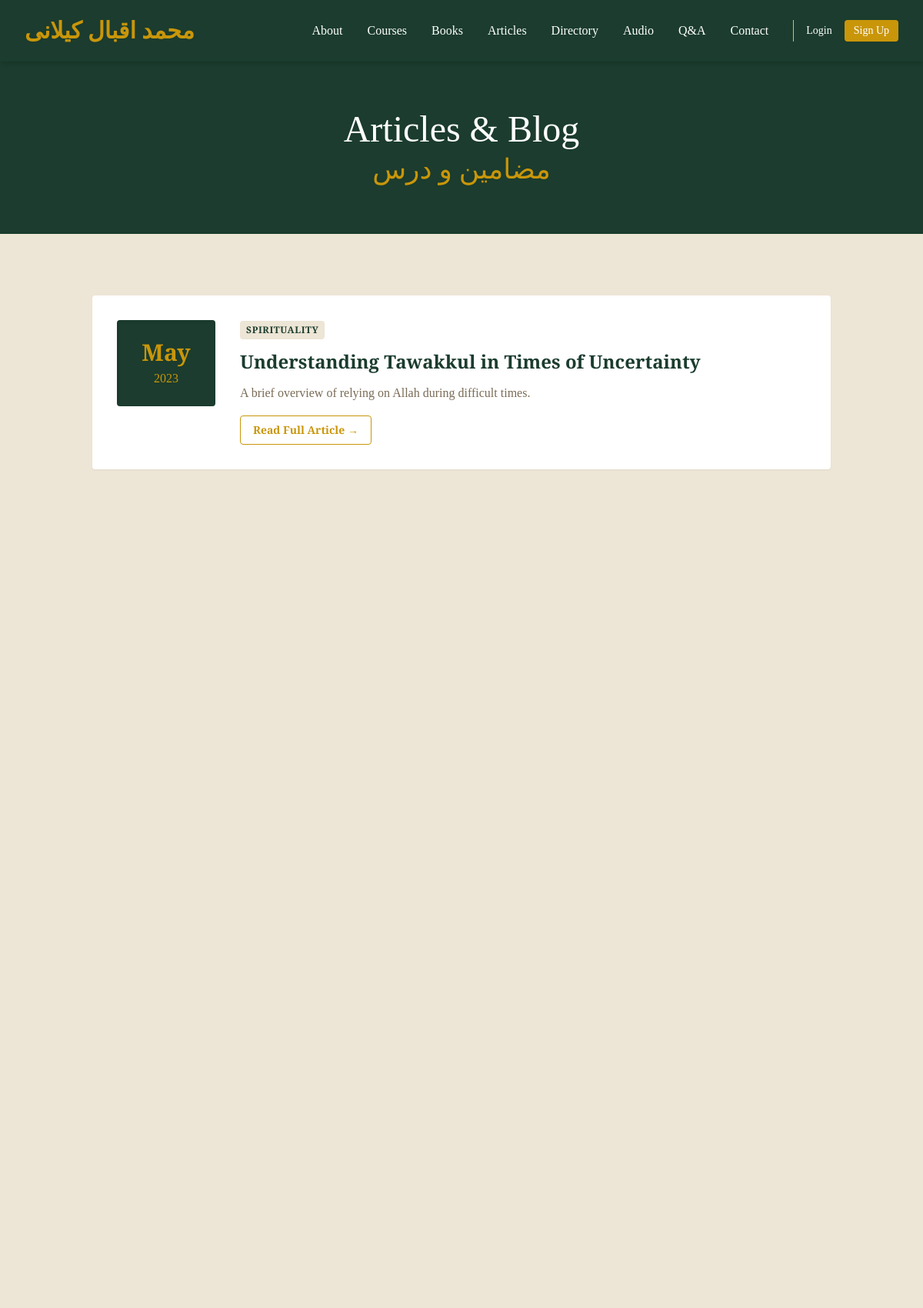
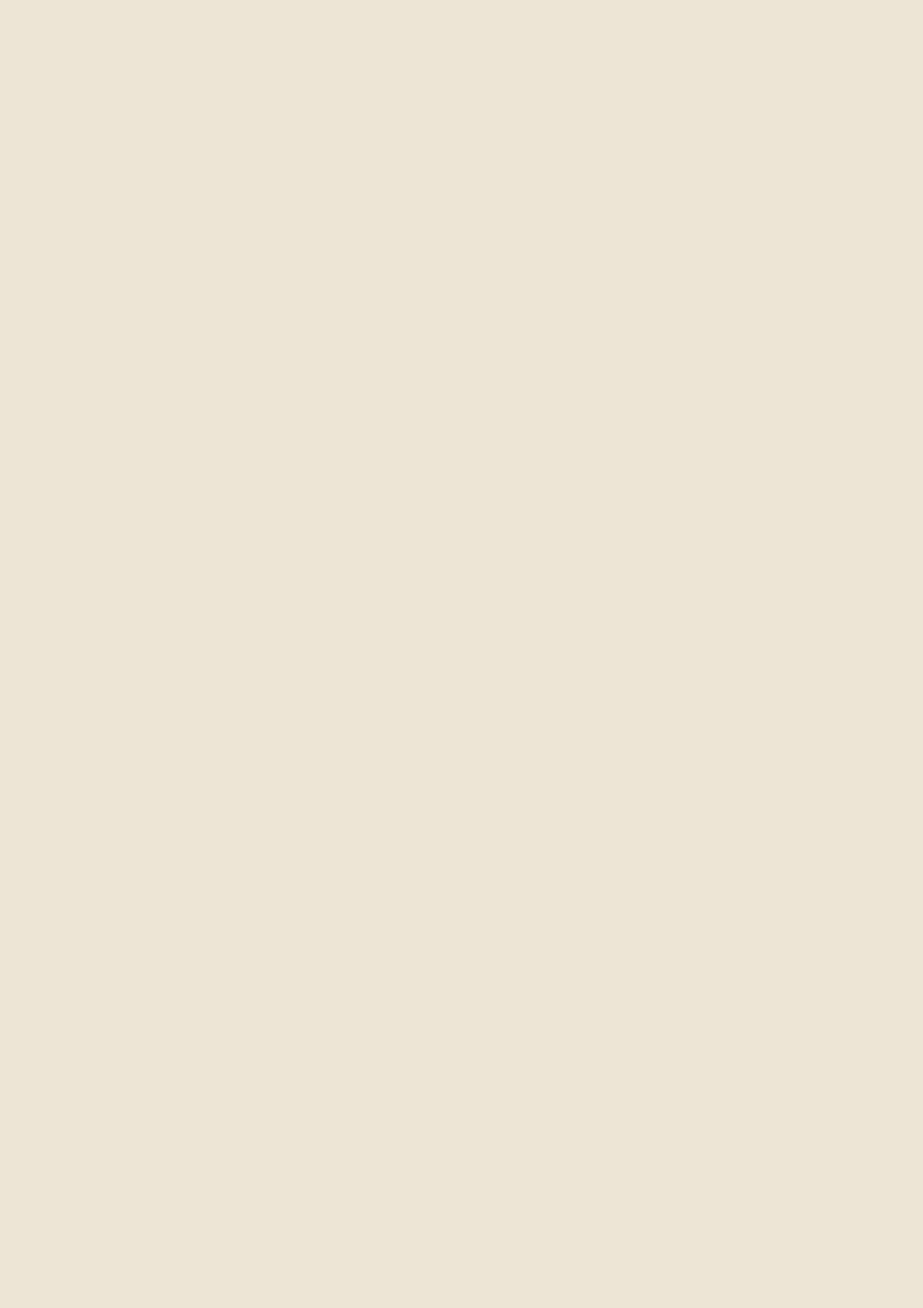
The app's page /articles.php (upper part) with its own data (2 pictures, top to bottom).
### tables this page shows
CREATE TABLE `articles` (
  `id` int(11) NOT NULL,
  `title` varchar(255) NOT NULL,
  `slug` varchar(255) NOT NULL,
  `excerpt` text DEFAULT NULL,
  `content` longtext NOT NULL,
  `category` varchar(100) DEFAULT NULL,
  `date_published` date NOT NULL,
  `created_at` timestamp NOT NULL DEFAULT current_timestamp()
);

### articles.php (the view)
<?php
require_once 'includes/header.php';
if (isset($_GET['id'])) {
    $id = (int)$_GET['id'];
    $stmt = $pdo->prepare("SELECT * FROM articles WHERE id = :id");
    $stmt->execute([':id' => $id]);
    $article = $stmt->fetch();
    if (!$article) {
        die("Article not found.");
    }
    ?>
    <section class="py-20 bg-beige min-h-screen">
        <div class="max-w-4xl mx-auto px-4 sm:px-6 lg:px-8 bg-white p-8 md:p-12 rounded shadow-sm">
            <span class="inline-block bg-cream text-green-deep text-sm px-3 py-1 rounded mb-4 font-semibold"><?php echo htmlspecialchars($article['category']); ?></span>
            <h1 class="text-4xl md:text-5xl font-english text-green-deep mb-4 font-bold leading-tight"><?php echo htmlspecialchars($article['title']); ?></h1>
            <p class="text-gray-500 mb-8 border-b pb-4 text-sm">Published on <?php echo date('F j, Y', strtotime($article['date_published'])); ?></p>
            <div class="prose prose-lg text-body-text max-w-none font-english">
                <?php echo nl2br(htmlspecialchars($article['content'])); ?>
            </div>
            <div class="mt-12 pt-8 border-t">
                <a href="articles.php" class="text-gold font-semibold hover:text-gold-light">&larr; Back to all articles</a>
            </div>
        </div>
    </section>
    <?php
} else {
    $stmt = $pdo->query("SELECT * FROM articles ORDER BY date_published DESC");
    $all_articles = $stmt->fetchAll();
    ?>
    <div class="bg-green-deep py-16">
        <div class="max-w-7xl mx-auto px-4 sm:px-6 lg:px-8 text-center">
            <h1 class="font-english text-white text-5xl mb-2">Articles & Blog</h1>
            <h2 class="arabic-text text-gold text-4xl">مضامین و درس</h2>
        </div>
    </div>
    <section class="py-20 bg-beige min-h-screen">
        <div class="max-w-5xl mx-auto px-4 sm:px-6 lg:px-8">
            <div class="space-y-8">
                <?php foreach($all_articles as $a): ?>
                <div class="flex flex-col md:flex-row gap-8 items-start bg-white p-8 rounded shadow-sm hover:shadow-md transition">
                    <div class="w-full md:w-32 flex-none bg-green-deep text-gold rounded text-center py-6 px-2 shadow-inner">
                        <span class="block text-3xl font-bold"><?php echo date('M', strtotime($a['date_published'])); ?></span>
                        <span class="block text-md mt-1"><?php echo date('Y', strtotime($a['date_published'])); ?></span>
                    </div>
                    <div class="flex-1">
                        <span class="inline-block bg-beige text-green-deep text-xs px-2 py-1 rounded mb-3 font-semibold tracking-wider uppercase"><?php echo htmlspecialchars($a['category']); ?></span>
                        <h4 class="text-2xl text-green-deep font-semibold mb-3 font-english leading-snug"><?php echo htmlspecialchars($a['title']); ?></h4>
                        <p class="text-muted text-md mb-4 line-clamp-3 leading-relaxed"><?php echo htmlspecialchars($a['excerpt']); ?></p>
                        <a href="articles.php?id=<?php echo $a['id']; ?>" class="inline-block text-gold border border-gold hover:bg-gold hover:text-white px-4 py-2 rounded text-sm font-semibold transition">Read Full Article &rarr;</a>
                    </div>
                </div>
                <?php endforeach; ?>
            </div>
        </div>
    </section>
    <?php
}
require_once 'includes/footer.php';
?>

### records on screen
articles: date_published "May", date_published "2023", category "SPIRITUALITY", title "Understanding Tawakkul in Times of Uncertainty", excerpt "A brief overview of relying on Allah during difficult times."
